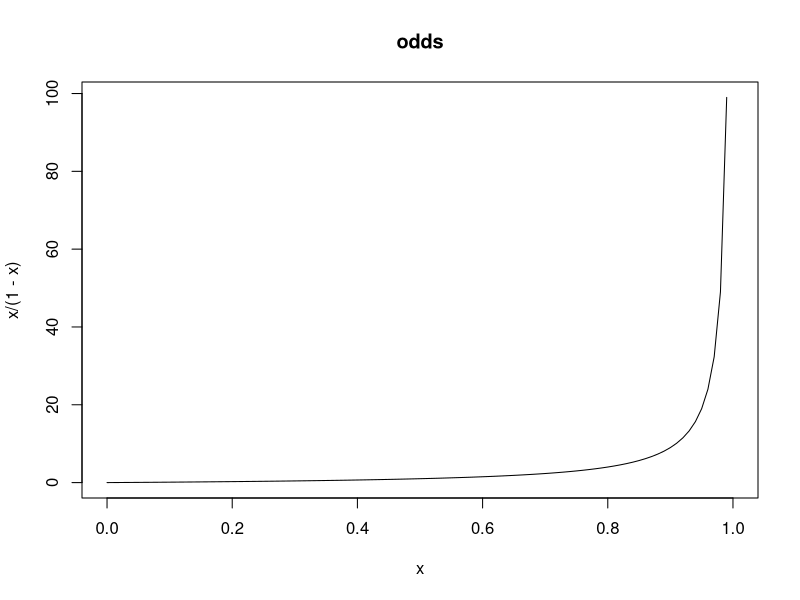
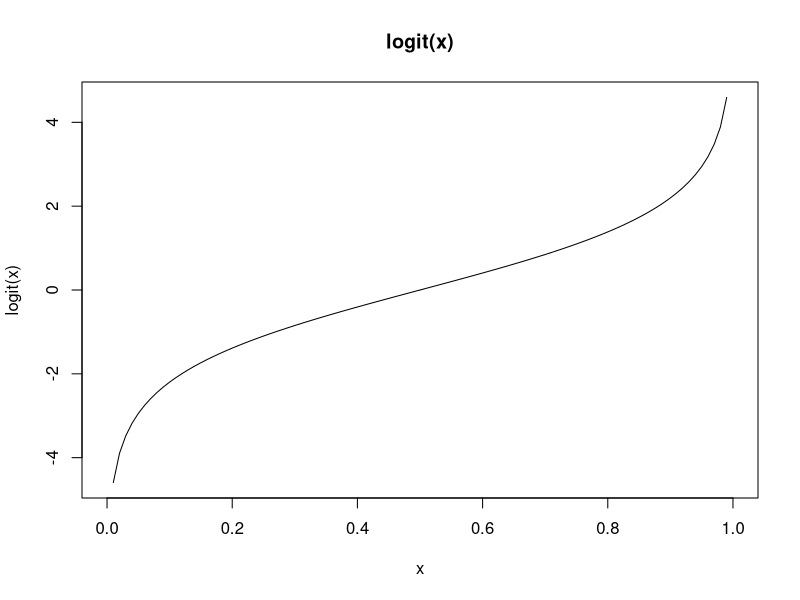
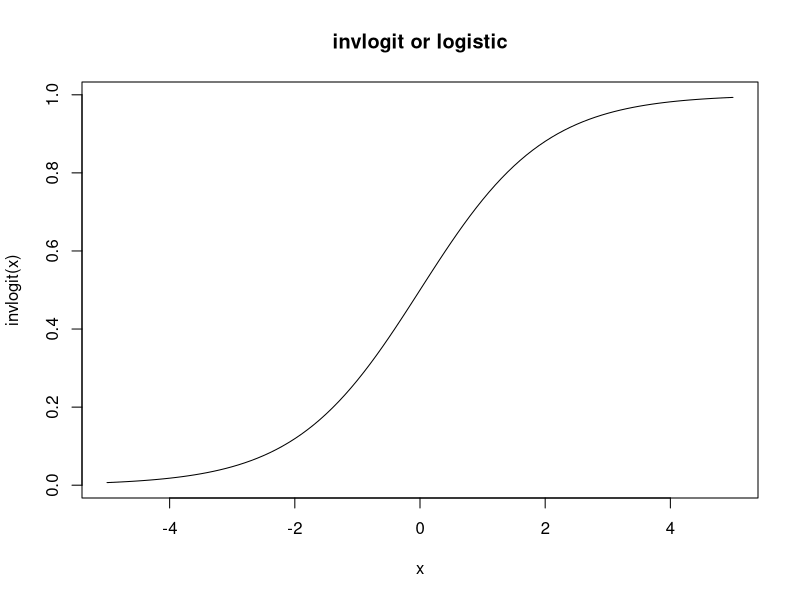
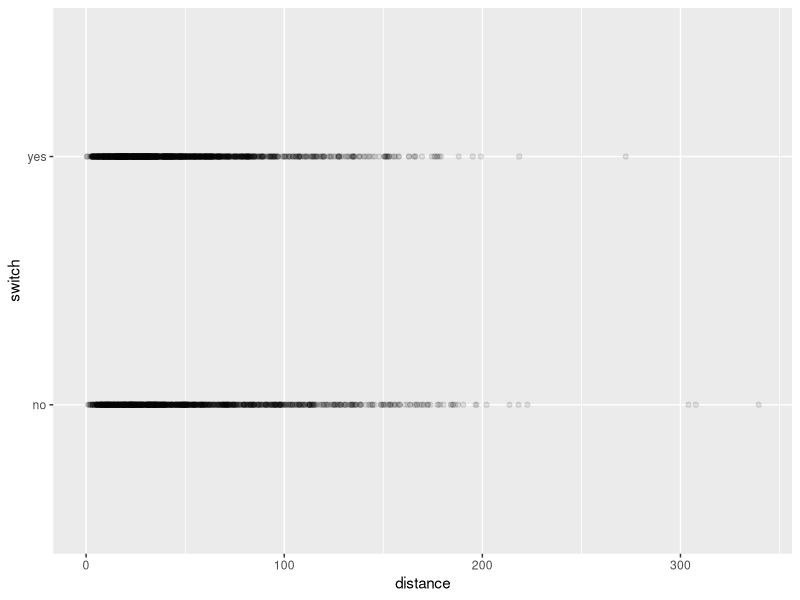
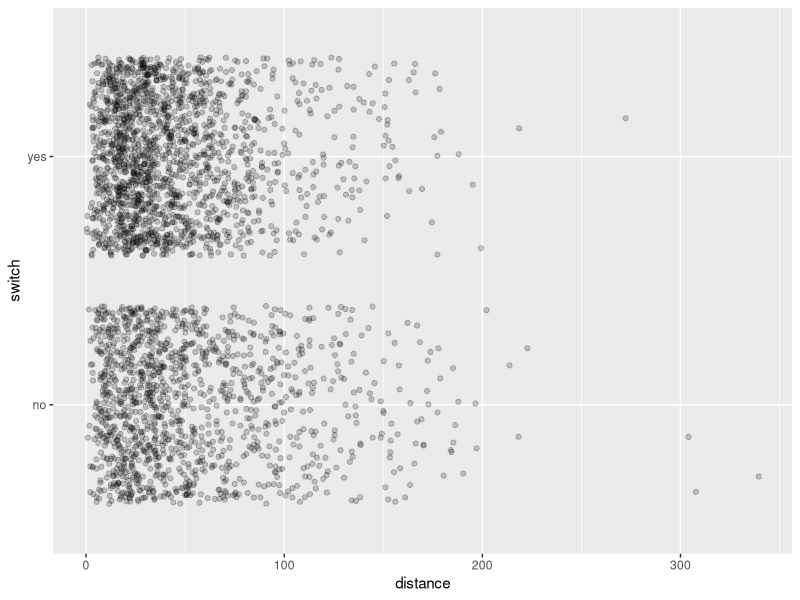
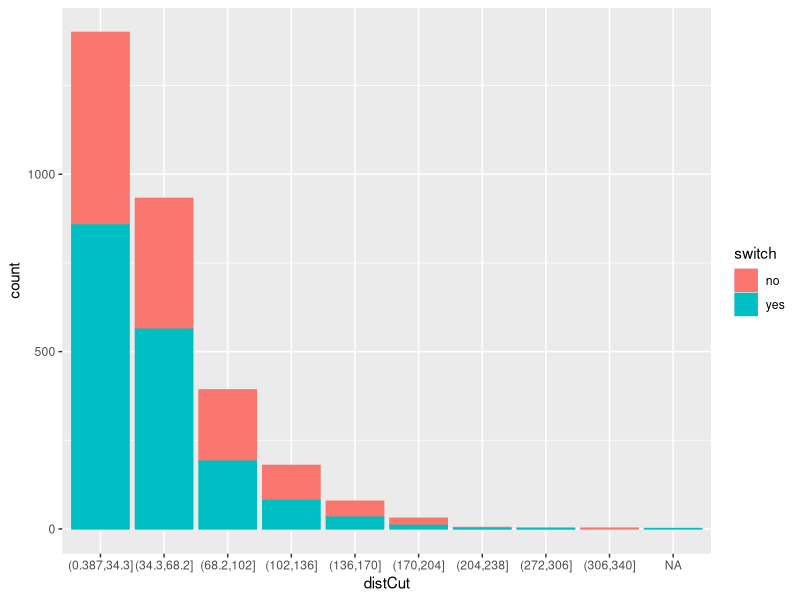
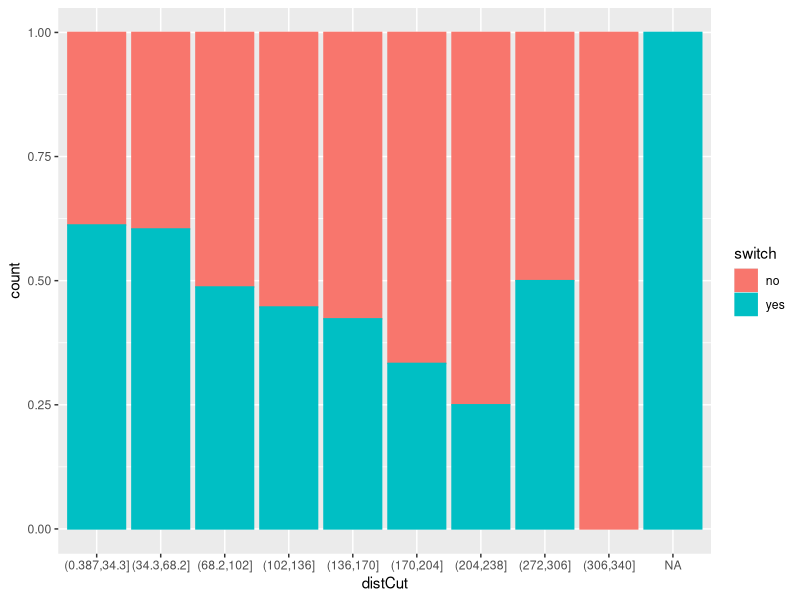
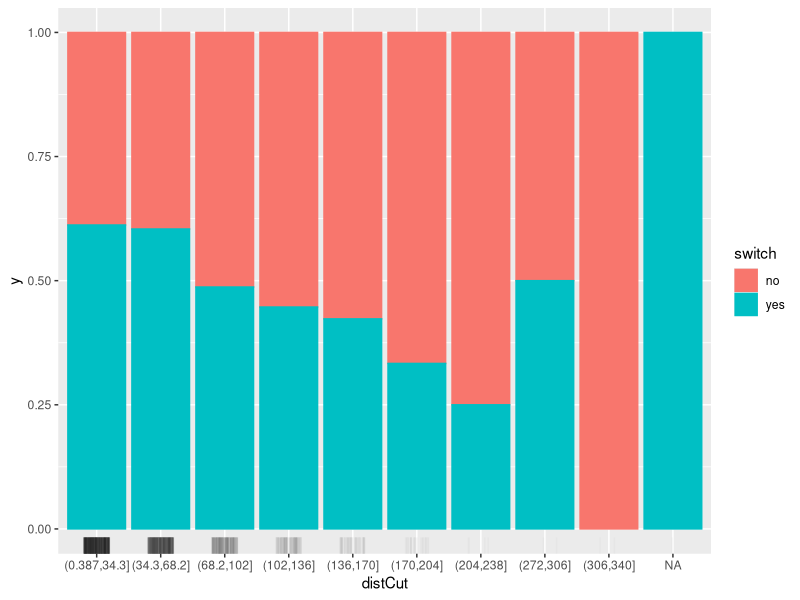

The R source for these figures, in order:
## ---- chunk 1
knitr::opts_chunk$set(echo = TRUE)
## ---- chunk 2
library(arm)
invlogit
logit
curve(x/(1-x), xlim=c(0,1), main='odds')
curve(logit(x), xlim=c(0,1), main='logit(x)')
curve(invlogit(x), xlim=c(-5,5), main='invlogit or logistic')
## ---- chunk 3
data(Wells, package='carData')
summary(Wells)
## ---- chunk 4
library(ggplot2)
ggplot(data=Wells) + geom_point(aes(x=distance, y=switch), alpha=0.1)
ggplot(data=Wells) + geom_jitter(aes(x=distance, y=switch), alpha=0.2) 
## ---- chunk 5
library(dplyr)
Wells_cut <- 
  Wells %>% summarise(min = min(distance), max = max(distance), by = (max-min)/10)  
Wells <- 
  Wells %>% mutate(distCut = cut(distance, 
                                 breaks=seq(Wells_cut$min, Wells_cut$max, Wells_cut$by))) 
ggplot(data=Wells, aes(x=distCut, col=switch, fill=switch)) + geom_bar()
ggplot(data=Wells, aes(x=distCut, col=switch, fill=switch)) + geom_bar(position = "fill" )
ggplot(data=Wells, aes(x=distCut, col=switch, fill=switch)) + geom_bar(position = "fill" ) + 
  geom_rug(aes(x=distCut, y=0.5), position=position_jitter(width=0.2),    alpha=0.02, sides='b', col='black')
## ---- chunk 6
library(dplyr)
Wells_cut <- 
  Wells %>% summarise(min = min(distance), max = max(distance), by = (max-min)/5)  
Wells <- 
  Wells %>% mutate(distCut = cut(distance, 
                                 breaks=seq(Wells_cut$min, Wells_cut$max, Wells_cut$by))) 
ggplot(data=Wells, aes(x=distCut, col=switch, fill=switch)) + geom_bar()
ggplot(data=Wells, aes(x=distCut, col=switch, fill=switch)) + geom_bar(position = "fill" )
ggplot(data=Wells, aes(x=distCut, col=switch, fill=switch)) + geom_bar(position = "dodge" ) +
  scale_y_log10()
## ---- chunk 7
fit0 <- glm(switch ~ distance, family=binomial(link="logit"), 
            data=Wells)
fit0 # 계수 및 model fit(Null Deviance, Residual Deviance, AIC) 확인
## ---- chunk 8
summary(fit0)
coef(fit0)
confint(fit0)

newdat = data.frame(distance = seq(0, 500, 10))
predy <- predict(fit0, newdata=newdat, type='link', se.fit=TRUE)
head(predy) # predy$fit, $se.fit, 
prob = 0.95
predy$lwr <- predy$fit + qnorm((1-prob)/2)*predy$se.fit
predy$upr <- predy$fit + qnorm(1-(1-prob)/2)*predy$se.fit

dfPredy <- data.frame(predy)
dfPredy$distance <- newdat$distance

library(arm)
dfPredy <- 
  dfPredy %>% mutate(lwr = invlogit(lwr),
                     upr = invlogit(upr),
                     fit = invlogit(fit))
## ---- chunk 9
library(effects)
eff <- effect("distance", fit0)
plot(eff, type='response') # type = "rescale", "response", "link"
#plot(eff, family="bionomial")

#effAll <- allEffects(fit0)
#plot(effAll, type='response')

Wells <- Wells %>% mutate(switchnum = ifelse(switch=="yes", 1, 0))
ggplot(data=Wells) + geom_jitter(aes(x=distance, y=switchnum), alpha=0.2, height=0.05) +
  geom_line(data=dfPredy, aes(x=distance, y=fit)) + 
  geom_ribbon(data=dfPredy %>% arrange(distance), aes(x=distance, y=fit, ymin=lwr, ymax=upr), alpha=0.2) 
#ggplot(data=Wells) + geom_jitter(aes(x=distance, y=switchnum), alpha=0.2, height=0.05) +
#  geom_line(data=dfPredy, aes(x=distance, y=fit)) + 
#  geom_ribbon(data=dfPredy %>% arrange(distance), aes(x=distance, y=fit, ymin=lwr, ymax=upr), alpha=0.2) +
#  xlim(-100, 500)

## ---- chunk 10
plot(fit0)
## ---- chunk 11
binnedplot(fitted(fit0), 
           residuals(fit0, type = "response"),
# type should be one of 'deviance', 'pearson', 'working', 'repsonse', 'partial'
           nclass = NULL, 
           xlab = "Expected Values", 
           ylab = "Average residual", 
           main = "Binned residual plot", 
           cex.pts = 0.8, 
           col.pts = 1, 
           col.int = "gray") 

## ---- chunk 12
fitA <- glm(switch ~ association, family=binomial(link="logit"), data=Wells)
summary(fitA)
coef(fitA)
confint(fitA)

eff <- effect("association", fitA)
plot(eff) # type = "rescale", "response", "link"
            
fitB <- glm(switch ~ distance + association, family=binomial(link="logit"), 
            data=Wells)
summary(fitB)
coef(fitB)
confint(fitB)

eff <- allEffects(fitB)
plot(eff, type='response') # type = "rescale", "response", "link"

#eff <- effect("distance", fitB)
#plot(eff, type='response') # type = "rescale", "response", "link"

fitC <- glm(switch ~ distance * association, family=binomial(link="logit"), 
            data=Wells)
summary(fitC)
coef(fitC)
confint(fitC)

eff <- allEffects(fitC)
plot(eff, type='response') # type = "rescale", "response", "link"

eff2 <- effect("distance*association", fitC)
#plot(eff2, type='response')
plot(eff2, type='response', multiline=TRUE)
plot(eff2, type='response', multiline=TRUE, confint=list(style='bands'))
## ---- chunk 13
data('GermanCredit', package='caret')
fit0 <- glm(Class ~ Age, data=GermanCredit, family=binomial)
library(arm)
binnedplot(fitted(fit0), 
           residuals(fit0, type = "response"),
# type should be one of 'deviance', 'pearson', 'working', 'repsonse', 'partial'
           nclass = NULL, 
           xlab = "Expected Values", 
           ylab = "Average residual", 
           main = "Binned residual plot", 
           cex.pts = 0.8, 
           col.pts = 1, 
           col.int = "gray") 
summary(fit0)

#plot(allEffects(fit0), type='rescale')
plot(allEffects(fit0), type='response')
#plot(allEffects(fit0), type='link')

#plot(effect('Age', fit0),  type='rescale')
#plot(effect('Age', fit0),  type='response')
#plot(effect('Age', fit0),  type='link')
## ---- chunk 14
fit1 <- glm(Class ~ Age + Housing.Rent, data=GermanCredit, family=binomial)
library(arm)
binnedplot(fitted(fit1), 
           residuals(fit1, type = "response"),
# type should be one of 'deviance', 'pearson', 'working', 'repsonse', 'partial'
           nclass = NULL, 
           xlab = "Expected Values", 
           ylab = "Average residual", 
           main = "Binned residual plot", 
           cex.pts = 0.8, 
           col.pts = 1, 
           col.int = "gray") 

summary(fit1)

#plot(allEffects(fit1), type='rescale')
plot(allEffects(fit1), type='response')

#plot(allEffects(fit1), type='link')

#plot(effects('Age*Housing.Rent', fit1),  type='response')
plot(allEffects(fit1), type='response', multiline=TRUE, confint=list(style='bands'))
## ---- chunk 15

fit2 <- glm(Class ~ Age * Housing.Rent, data=GermanCredit, family=binomial)
library(arm)
binnedplot(fitted(fit2), 
           residuals(fit2, type = "response"),
# type should be one of 'deviance', 'pearson', 'working', 'repsonse', 'partial'
           nclass = NULL, 
           xlab = "Expected Values", 
           ylab = "Average residual", 
           main = "Binned residual plot", 
           cex.pts = 0.8, 
           col.pts = 1, 
           col.int = "gray") 

summary(fit2)

#plot(allEffects(fit1), type='rescale')
plot(allEffects(fit2), type='response')
plot(allEffects(fit2), type='response', multiline=TRUE)
#plot(allEffects(fit1), type='link')

#plot(effects('Age*Housing.Rent', fit2),  type='response')
## ---- chunk 16
fit0 <- glm(switch ~ distance, family=binomial(link="logit"), 
            data=Wells)
pred <- predict(fit0, type='link') > 0
pred <- ifelse(pred == TRUE, "yes", "no")
pred <- factor(pred, levels = c('no', 'yes'))
table(pred, Wells$switch)
library(caret)
confusionMatrix(pred, Wells$switch, positive='yes')
